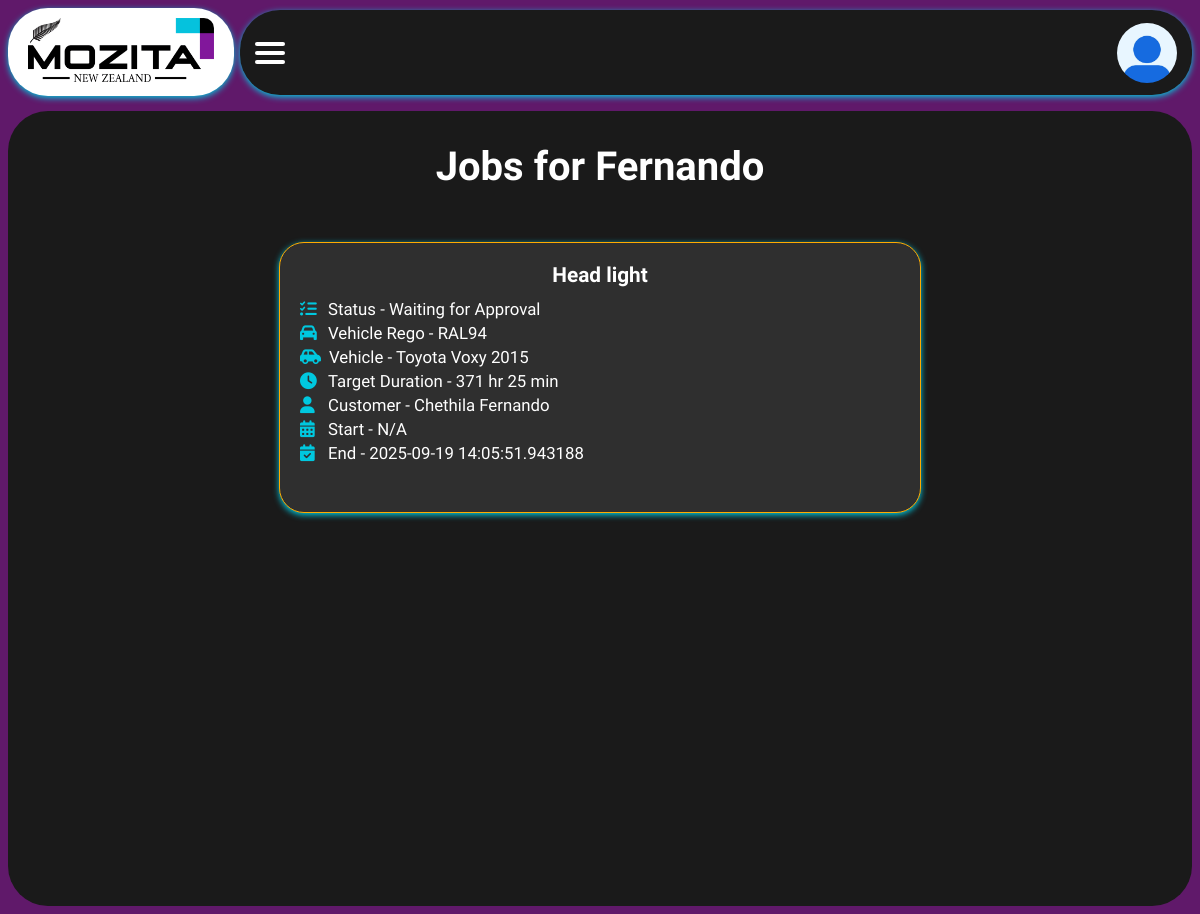
Before: /staff_jobs/1 (signed in) with the older database file.
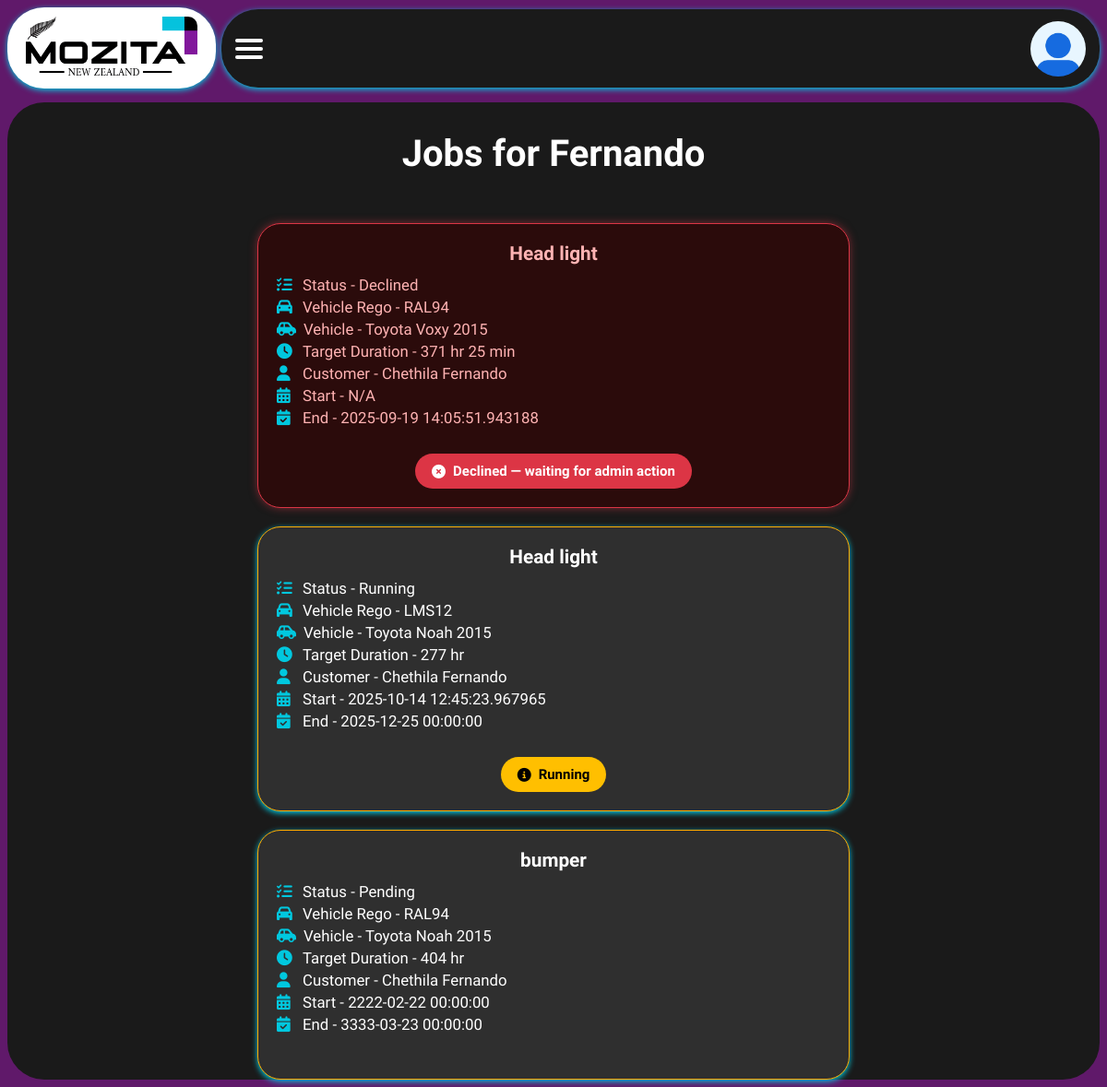
After: the same page with the newer database file.
### app/models.py (models this page shows, shortened)
class Job(db.Model):
    __tablename__ = 'job'
    id = db.Column(db.Integer, primary_key=True)
    job_description = db.Column(db.String(255), nullable=False)
    status = db.Column(db.String(50), default='Pending')
    accepted = db.Column(db.Boolean, default=False)
    technician_id = db.Column(db.Integer, db.ForeignKey('technicians.id'),
                              nullable=True)
    technician = db.relationship('Technician', back_populates='jobs')
    customer_id = db.Column(db.Integer, db.ForeignKey('customer.id'))
    customer = db.relationship('Customer', back_populates='jobs')
    start_time = db.Column(db.DateTime)
    end_time = db.Column(db.DateTime)
    target_duration = db.Column(db.Integer, default=0)  # minutes
    total_work_duration = db.Column(db.Integer, default=0)  # minutes
    vehicle_registration = db.Column(db.String(50))
    vehicle_make = db.Column(db.String(50))
    vehicle_model = db.Column(db.String(50))
    vehicle_year = db.Column(db.Integer)
    vehicle_color = db.Column(db.String(50))
    total_cost = db.Column(db.Float, default=0.0)
    notes = db.Column(db.Text)
    date_created = db.Column(db.DateTime, default=datetime.utcnow)
    pause_logs = db.relationship('PauseLog', backref='job', lazy=True)
    status_message = db.Column(db.String(255))      # For admin notifications

class Customer(db.Model):
    __tablename__ = 'customer'
    id = db.Column(db.Integer, primary_key=True)
    full_name = db.Column(db.String(150), nullable=False)
    phone = db.Column(db.String(50))
    email = db.Column(db.String(150))
    jobs = db.relationship('Job', back_populates='customer')

### app/routes.py (the view)
@main.route('/staff_jobs/<int:tech_id>')
@login_required
def staff_jobs(tech_id):
    if current_user.role == 'reception':
        flash("Access denied. Reception users can only access dashboard.",
              "error")
        return redirect(url_for('main.shift_dashboard'))
    technician = Technician.query.get_or_404(tech_id)
    if (
        current_user.role == 'technician'
        and technician.user_id != current_user.id
    ):
        flash("Access denied. You can only view your own jobs.", "error")
        return redirect(url_for('main.staff_dashboard'))
    jobs = Job.query.filter_by(technician_id=technician.id).all()
    return render_template('staff_jobs.html', technician=technician, jobs=jobs)

### app/models.py (called while the page is built)
@login_manager.user_loader
def load_user(user_id):
    return User.query.get(int(user_id))

### app/templates/staff_jobs.html (shortened to what this page needs)
{% extends "layout.html" %}
{% block extra_css %}
<link rel="stylesheet" href="https://cdnjs.cloudflare.com/ajax/libs/font-awesome/6.4.0/css/all.min.css">
<link rel="stylesheet" href="{{ url_for('static', filename='css/staff_jobs.css') }}">
{% endblock %}
{% block content %}
<h2>Jobs for {{ technician.name }}</h2>
{% if jobs %}
<ul class="jobs-list">
  {% for job in jobs %}
  <li class="job-card
      {% if job.status == 'Declined' %}declined{% elif job.status == 'Accepted' %}accepted{% else %}waiting{% endif %}">
    <div class="job-info">
      <div class="job-description" aria-label="Job description">{{ job.job_description }}</div>
      <small><i class="fas fa-tasks"></i> Status - {{ job.status }}</small>
      <small><i class="fas fa-car"></i> Vehicle Rego - {{ job.vehicle_registration }}</small>
      <small><i class="fas fa-car-side"></i> Vehicle - {{ job.vehicle_make }} {{ job.vehicle_model }} {{ job.vehicle_year }}</small>
      <small>
        <i class="fas fa-clock"></i> Target Duration -
        {% if job.target_duration %}
          {% set duration = job.target_duration|int %}
          {% set h = duration // 60 %}
          {% set m = duration % 60 %}
          {% if h > 0 %}{{ h }} hr{% endif %}{% if m > 0 %} {{ m }} min{% endif %}
        {% else %}
          N/A
        {% endif %}
      </small>
      <small><i class="fas fa-user"></i> Customer - {{ job.customer.full_name }}</small>
      <small><i class="fas fa-calendar-alt"></i> Start - {{ job.start_time or 'N/A' }}</small>
      <small><i class="fas fa-calendar-check"></i> End - {{ job.end_time or 'N/A' }}</small>
    </div>
    <div class="job-actions">
      {% if current_user.role != 'admin' %}
          {% if job.status == 'Waiting' or job.status is none %}
            <form method="POST" action="{{ url_for('main.accept_job', job_id=job.id) }}">
              <button type="submit" class="accept-button" aria-label="Accept job {{ job.job_description }}">
                <i class="fas fa-check"></i> Accept
              </button>
            </form>
            <form method="POST" action="{{ url_for('main.decline_job', job_id=job.id) }}">
              <button type="submit" class="decline-button" aria-label="Decline job {{ job.job_description }}">
                <i class="fas fa-times"></i> Decline
              </button>
            </form>
          {% elif job.status == 'Declined' %}
            <div class="status-box declined">
              <i class="fas fa-times-circle"></i> Declined — waiting for admin action
            </div>
          {% elif job.status in ['Accepted', 'Running', 'In Progress', 'Paused'] %}
            <a href="{{ url_for('main.job_control', job_id=job.id) }}" class="control-button"
              aria-label="Control job {{ job.job_description }}">
              <i class="fas fa-cogs"></i> Enter Job Control
            </a>
          {% endif %}
      {% else %}
          {% if job.status == 'Declined' %}
          <div class="status-box declined">
            <i class="fas fa-times-circle"></i> Declined — waiting for admin action
          </div>
          {% elif job.status in ['Accepted', 'Running', 'In Progress', 'Paused', 'Waiting', None] %}
          <div class="status-box waiting">
            <i class="fas fa-info-circle"></i> {{ job.status or 'Waiting' }}
          </div>
          {% endif %}
      {% endif %}
    </div>
  </li>
  {% endfor %}
</ul>
{% else %}
<p>No jobs assigned to you.</p>
{% endif %}
{% endblock %}

Changed rows visible on the page:
changed Job "Voxy": status "Waiting for Approval" → "Declined"; now shows "Declined — waiting for admin action"
added Job: job_description "Head light", status "Running", vehicle_registration "LMS12", vehicle_make "Toyota", vehicle_model "Noah", vehicle_year "2015", h "277", customer.full_name "Chethila Fernando", start_time "2025-10-14 12:45:23.967965", end_time "2025-12-25 00:00:00"
added Job: job_description "bumper", status "Pending", vehicle_registration "RAL94", vehicle_make "Toyota", vehicle_model "Noah", vehicle_year "2015", h "404", customer.full_name "Chethila Fernando", start_time "2222-02-22 00:00:00", end_time "3333-03-23 00:00:00"
